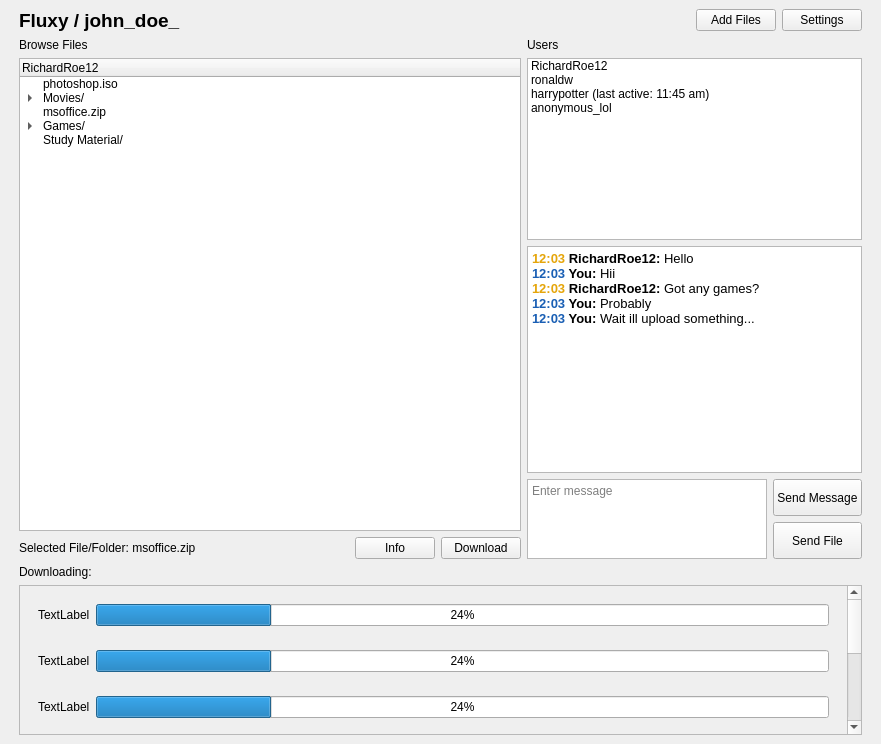
<?xml version="1.0" encoding="UTF-8"?>
<ui version="4.0">
 <class>MainWindow</class>
 <widget class="QMainWindow" name="MainWindow">
  <property name="geometry">
   <rect>
    <x>0</x>
    <y>0</y>
    <width>881</width>
    <height>744</height>
   </rect>
  </property>
  <property name="sizePolicy">
   <sizepolicy hsizetype="Preferred" vsizetype="Minimum">
    <horstretch>0</horstretch>
    <verstretch>0</verstretch>
   </sizepolicy>
  </property>
  <property name="windowTitle">
   <string>Fluxy</string>
  </property>
  <property name="unifiedTitleAndToolBarOnMac">
   <bool>false</bool>
  </property>
  <widget class="QWidget" name="centralwidget">
   <layout class="QVBoxLayout" name="verticalLayout_4">
    <item>
     <layout class="QVBoxLayout" name="verticalLayout">
      <property name="sizeConstraint">
       <enum>QLayout::SetMaximumSize</enum>
      </property>
      <property name="leftMargin">
       <number>10</number>
      </property>
      <property name="topMargin">
       <number>0</number>
      </property>
      <property name="rightMargin">
       <number>10</number>
      </property>
      <item>
       <layout class="QHBoxLayout" name="Buttons" stretch="0,0,0,0">
        <property name="spacing">
         <number>6</number>
        </property>
        <property name="sizeConstraint">
         <enum>QLayout::SetDefaultConstraint</enum>
        </property>
        <item>
         <widget class="QLabel" name="label_3">
          <property name="sizePolicy">
           <sizepolicy hsizetype="Preferred" vsizetype="Preferred">
            <horstretch>0</horstretch>
            <verstretch>0</verstretch>
           </sizepolicy>
          </property>
          <property name="font">
           <font>
            <pointsize>14</pointsize>
            <weight>75</weight>
            <bold>true</bold>
           </font>
          </property>
          <property name="text">
           <string>Fluxy / john_doe_</string>
          </property>
          <property name="margin">
           <number>0</number>
          </property>
         </widget>
        </item>
        <item>
         <spacer name="horizontalSpacer">
          <property name="orientation">
           <enum>Qt::Horizontal</enum>
          </property>
          <property name="sizeHint" stdset="0">
           <size>
            <width>40</width>
            <height>20</height>
           </size>
          </property>
         </spacer>
        </item>
        <item>
         <widget class="QPushButton" name="pushButton_2">
          <property name="text">
           <string>Add Files</string>
          </property>
         </widget>
        </item>
        <item>
         <widget class="QPushButton" name="pushButton">
          <property name="text">
           <string>Settings</string>
          </property>
         </widget>
        </item>
       </layout>
      </item>
      <item>
       <layout class="QHBoxLayout" name="Content" stretch="3,2">
        <item>
         <layout class="QVBoxLayout" name="Files" stretch="0,2,0">
          <item>
           <widget class="QLabel" name="label">
            <property name="text">
             <string>Browse Files</string>
            </property>
           </widget>
          </item>
          <item>
           <widget class="QTreeWidget" name="treeWidget">
            <attribute name="headerVisible">
             <bool>true</bool>
            </attribute>
            <column>
             <property name="text">
              <string>RichardRoe12</string>
             </property>
            </column>
            <item>
             <property name="text">
              <string>photoshop.iso</string>
             </property>
            </item>
            <item>
             <property name="text">
              <string>Movies/</string>
             </property>
             <item>
              <property name="text">
               <string>The Matrix.mov</string>
              </property>
             </item>
             <item>
              <property name="text">
               <string>Forrest Gump.mp4</string>
              </property>
             </item>
             <item>
              <property name="text">
               <string>Django.mp4</string>
              </property>
             </item>
            </item>
            <item>
             <property name="text">
              <string>msoffice.zip</string>
             </property>
            </item>
            <item>
             <property name="text">
              <string>Games/</string>
             </property>
             <item>
              <property name="text">
               <string>NFS/</string>
              </property>
             </item>
             <item>
              <property name="text">
               <string>nfsmostwanted.zip</string>
              </property>
             </item>
             <item>
              <property name="text">
               <string>TLauncher.zip</string>
              </property>
             </item>
             <item>
              <property name="text">
               <string>GTA-V.iso</string>
              </property>
             </item>
            </item>
            <item>
             <property name="text">
              <string>Study Material/</string>
             </property>
            </item>
           </widget>
          </item>
          <item>
           <layout class="QHBoxLayout" name="horizontalLayout_2">
            <item>
             <widget class="QLabel" name="label_4">
              <property name="text">
               <string>Selected File/Folder: msoffice.zip</string>
              </property>
             </widget>
            </item>
            <item>
             <spacer name="horizontalSpacer_2">
              <property name="orientation">
               <enum>Qt::Horizontal</enum>
              </property>
              <property name="sizeHint" stdset="0">
               <size>
                <width>40</width>
                <height>20</height>
               </size>
              </property>
             </spacer>
            </item>
            <item>
             <widget class="QPushButton" name="pushButton_5">
              <property name="enabled">
               <bool>true</bool>
              </property>
              <property name="text">
               <string>Info</string>
              </property>
             </widget>
            </item>
            <item>
             <widget class="QPushButton" name="pushButton_4">
              <property name="enabled">
               <bool>true</bool>
              </property>
              <property name="text">
               <string>Download</string>
              </property>
             </widget>
            </item>
           </layout>
          </item>
         </layout>
        </item>
        <item>
         <layout class="QVBoxLayout" name="Users" stretch="0,4,0,1">
          <property name="sizeConstraint">
           <enum>QLayout::SetDefaultConstraint</enum>
          </property>
          <item>
           <widget class="QLabel" name="label_2">
            <property name="text">
             <string>Users</string>
            </property>
           </widget>
          </item>
          <item>
           <widget class="QListWidget" name="listWidget">
            <property name="sortingEnabled">
             <bool>false</bool>
            </property>
            <item>
             <property name="text">
              <string>RichardRoe12</string>
             </property>
             <property name="icon">
              <iconset resource="res/userstatus.qrc">
               <normaloff>:/res/earth.png</normaloff>:/res/earth.png</iconset>
             </property>
            </item>
            <item>
             <property name="text">
              <string>ronaldw</string>
             </property>
             <property name="icon">
              <iconset resource="res/userstatus.qrc">
               <normaloff>:/res/earth.png</normaloff>:/res/earth.png</iconset>
             </property>
            </item>
            <item>
             <property name="text">
              <string>harrypotter (last active: 11:45 am)</string>
             </property>
             <property name="icon">
              <iconset resource="res/userstatus.qrc">
               <normaloff>:/res/web-off.png</normaloff>:/res/web-off.png</iconset>
             </property>
            </item>
            <item>
             <property name="text">
              <string>anonymous_lol</string>
             </property>
             <property name="icon">
              <iconset resource="res/userstatus.qrc">
               <normaloff>:/res/earth.png</normaloff>:/res/earth.png</iconset>
             </property>
            </item>
           </widget>
          </item>
          <item>
           <widget class="QTextEdit" name="textEdit">
            <property name="sizePolicy">
             <sizepolicy hsizetype="Expanding" vsizetype="Minimum">
              <horstretch>0</horstretch>
              <verstretch>5</verstretch>
             </sizepolicy>
            </property>
            <property name="minimumSize">
             <size>
              <width>0</width>
              <height>0</height>
             </size>
            </property>
            <property name="html">
             <string>&lt;!DOCTYPE HTML PUBLIC &quot;-//W3C//DTD HTML 4.0//EN&quot; &quot;http://www.w3.org/TR/REC-html40/strict.dtd&quot;&gt;
&lt;html&gt;&lt;head&gt;&lt;meta name=&quot;qrichtext&quot; content=&quot;1&quot; /&gt;&lt;style type=&quot;text/css&quot;&gt;
p, li { white-space: pre-wrap; }
&lt;/style&gt;&lt;/head&gt;&lt;body style=&quot; font-family:'Noto Sans'; font-size:10pt; font-weight:400; font-style:normal;&quot;&gt;
&lt;p style=&quot; margin-top:0px; margin-bottom:0px; margin-left:0px; margin-right:0px; -qt-block-indent:0; text-indent:0px;&quot;&gt;&lt;span style=&quot; font-weight:600; color:#e5a50a;&quot;&gt;12:03&lt;/span&gt;&lt;span style=&quot; font-weight:600;&quot;&gt; RichardRoe12: &lt;/span&gt;Hello&lt;/p&gt;
&lt;p style=&quot; margin-top:0px; margin-bottom:0px; margin-left:0px; margin-right:0px; -qt-block-indent:0; text-indent:0px;&quot;&gt;&lt;span style=&quot; font-weight:600; color:#1a5fb4;&quot;&gt;12:03&lt;/span&gt;&lt;span style=&quot; font-weight:600;&quot;&gt; You: &lt;/span&gt;Hii&lt;/p&gt;
&lt;p style=&quot; margin-top:0px; margin-bottom:0px; margin-left:0px; margin-right:0px; -qt-block-indent:0; text-indent:0px;&quot;&gt;&lt;span style=&quot; font-weight:600; color:#e5a50a;&quot;&gt;12:03&lt;/span&gt;&lt;span style=&quot; font-weight:600;&quot;&gt; RichardRoe12: &lt;/span&gt;Got any games?&lt;/p&gt;
&lt;p style=&quot; margin-top:0px; margin-bottom:0px; margin-left:0px; margin-right:0px; -qt-block-indent:0; text-indent:0px;&quot;&gt;&lt;span style=&quot; font-weight:600; color:#1a5fb4;&quot;&gt;12:03&lt;/span&gt;&lt;span style=&quot; font-weight:600;&quot;&gt; You: &lt;/span&gt;Probably&lt;/p&gt;
&lt;p style=&quot; margin-top:0px; margin-bottom:0px; margin-left:0px; margin-right:0px; -qt-block-indent:0; text-indent:0px;&quot;&gt;&lt;span style=&quot; font-weight:600; color:#1a5fb4;&quot;&gt;12:03&lt;/span&gt;&lt;span style=&quot; font-weight:600;&quot;&gt; You: &lt;/span&gt;Wait ill upload something...&lt;/p&gt;&lt;/body&gt;&lt;/html&gt;</string>
            </property>
            <property name="textInteractionFlags">
             <set>Qt::TextSelectableByMouse</set>
            </property>
           </widget>
          </item>
          <item>
           <layout class="QHBoxLayout" name="horizontalLayout">
            <property name="sizeConstraint">
             <enum>QLayout::SetDefaultConstraint</enum>
            </property>
            <item>
             <widget class="QPlainTextEdit" name="plainTextEdit">
              <property name="enabled">
               <bool>true</bool>
              </property>
              <property name="sizePolicy">
               <sizepolicy hsizetype="Expanding" vsizetype="Minimum">
                <horstretch>0</horstretch>
                <verstretch>0</verstretch>
               </sizepolicy>
              </property>
              <property name="maximumSize">
               <size>
                <width>16777215</width>
                <height>80</height>
               </size>
              </property>
              <property name="placeholderText">
               <string>Enter message</string>
              </property>
             </widget>
            </item>
            <item>
             <layout class="QVBoxLayout" name="verticalLayout_6">
              <item>
               <widget class="QPushButton" name="pushButton_3">
                <property name="sizePolicy">
                 <sizepolicy hsizetype="Minimum" vsizetype="Minimum">
                  <horstretch>0</horstretch>
                  <verstretch>0</verstretch>
                 </sizepolicy>
                </property>
                <property name="text">
                 <string>Send Message</string>
                </property>
               </widget>
              </item>
              <item>
               <widget class="QPushButton" name="pushButton_6">
                <property name="sizePolicy">
                 <sizepolicy hsizetype="Minimum" vsizetype="Minimum">
                  <horstretch>0</horstretch>
                  <verstretch>0</verstretch>
                 </sizepolicy>
                </property>
                <property name="text">
                 <string>Send File</string>
                </property>
               </widget>
              </item>
             </layout>
            </item>
           </layout>
          </item>
         </layout>
        </item>
       </layout>
      </item>
      <item>
       <widget class="QLabel" name="label_12">
        <property name="text">
         <string>Downloading:</string>
        </property>
       </widget>
      </item>
      <item>
       <widget class="QScrollArea" name="scrollArea">
        <property name="sizePolicy">
         <sizepolicy hsizetype="Expanding" vsizetype="Preferred">
          <horstretch>0</horstretch>
          <verstretch>0</verstretch>
         </sizepolicy>
        </property>
        <property name="maximumSize">
         <size>
          <width>16777215</width>
          <height>150</height>
         </size>
        </property>
        <property name="widgetResizable">
         <bool>true</bool>
        </property>
        <widget class="QWidget" name="scrollAreaWidgetContents">
         <property name="geometry">
          <rect>
           <x>0</x>
           <y>0</y>
           <width>831</width>
           <height>328</height>
          </rect>
         </property>
         <layout class="QVBoxLayout" name="verticalLayout_5">
          <item>
           <widget class="QWidget" name="widget_6" native="true">
            <property name="sizePolicy">
             <sizepolicy hsizetype="Preferred" vsizetype="Fixed">
              <horstretch>0</horstretch>
              <verstretch>0</verstretch>
             </sizepolicy>
            </property>
            <property name="minimumSize">
             <size>
              <width>0</width>
              <height>40</height>
             </size>
            </property>
            <property name="maximumSize">
             <size>
              <width>16777215</width>
              <height>40</height>
             </size>
            </property>
            <layout class="QHBoxLayout" name="horizontalLayout_8">
             <item>
              <widget class="QLabel" name="label_10">
               <property name="text">
                <string>TextLabel</string>
               </property>
              </widget>
             </item>
             <item>
              <widget class="QProgressBar" name="progressBar_6">
               <property name="value">
                <number>24</number>
               </property>
              </widget>
             </item>
            </layout>
           </widget>
          </item>
          <item>
           <widget class="QWidget" name="widget_3" native="true">
            <property name="sizePolicy">
             <sizepolicy hsizetype="Preferred" vsizetype="Fixed">
              <horstretch>0</horstretch>
              <verstretch>0</verstretch>
             </sizepolicy>
            </property>
            <property name="minimumSize">
             <size>
              <width>0</width>
              <height>40</height>
             </size>
            </property>
            <property name="maximumSize">
             <size>
              <width>16777215</width>
              <height>40</height>
             </size>
            </property>
            <layout class="QHBoxLayout" name="horizontalLayout_5">
             <item>
              <widget class="QLabel" name="label_7">
               <property name="text">
                <string>TextLabel</string>
               </property>
              </widget>
             </item>
             <item>
              <widget class="QProgressBar" name="progressBar_3">
               <property name="value">
                <number>24</number>
               </property>
              </widget>
             </item>
            </layout>
           </widget>
          </item>
          <item>
           <widget class="QWidget" name="widget_4" native="true">
            <property name="sizePolicy">
             <sizepolicy hsizetype="Preferred" vsizetype="Fixed">
              <horstretch>0</horstretch>
              <verstretch>0</verstretch>
             </sizepolicy>
            </property>
            <property name="minimumSize">
             <size>
              <width>0</width>
              <height>40</height>
             </size>
            </property>
            <property name="maximumSize">
             <size>
              <width>16777215</width>
              <height>40</height>
             </size>
            </property>
            <layout class="QHBoxLayout" name="horizontalLayout_6">
             <item>
              <widget class="QLabel" name="label_8">
               <property name="text">
                <string>TextLabel</string>
               </property>
              </widget>
             </item>
             <item>
              <widget class="QProgressBar" name="progressBar_4">
               <property name="value">
                <number>24</number>
               </property>
              </widget>
             </item>
            </layout>
           </widget>
          </item>
          <item alignment="Qt::AlignTop">
           <widget class="QWidget" name="widget" native="true">
            <property name="sizePolicy">
             <sizepolicy hsizetype="Preferred" vsizetype="Fixed">
              <horstretch>0</horstretch>
              <verstretch>0</verstretch>
             </sizepolicy>
            </property>
            <property name="minimumSize">
             <size>
              <width>0</width>
              <height>40</height>
             </size>
            </property>
            <property name="maximumSize">
             <size>
              <width>16777215</width>
              <height>40</height>
             </size>
            </property>
            <layout class="QHBoxLayout" name="horizontalLayout_3">
             <item>
              <widget class="QLabel" name="label_5">
               <property name="text">
                <string>TextLabel</string>
               </property>
              </widget>
             </item>
             <item>
              <widget class="QProgressBar" name="progressBar">
               <property name="value">
                <number>24</number>
               </property>
              </widget>
             </item>
            </layout>
           </widget>
          </item>
          <item>
           <widget class="QWidget" name="widget_5" native="true">
            <property name="sizePolicy">
             <sizepolicy hsizetype="Preferred" vsizetype="Fixed">
              <horstretch>0</horstretch>
              <verstretch>0</verstretch>
             </sizepolicy>
            </property>
            <property name="minimumSize">
             <size>
              <width>0</width>
              <height>40</height>
             </size>
            </property>
            <property name="maximumSize">
             <size>
              <width>16777215</width>
              <height>40</height>
             </size>
            </property>
            <layout class="QHBoxLayout" name="horizontalLayout_7">
             <item>
              <widget class="QLabel" name="label_9">
               <property name="text">
                <string>TextLabel</string>
               </property>
              </widget>
             </item>
             <item>
              <widget class="QProgressBar" name="progressBar_5">
               <property name="value">
                <number>24</number>
               </property>
              </widget>
             </item>
            </layout>
           </widget>
          </item>
          <item>
           <widget class="QWidget" name="widget_2" native="true">
            <property name="sizePolicy">
             <sizepolicy hsizetype="Preferred" vsizetype="Fixed">
              <horstretch>0</horstretch>
              <verstretch>0</verstretch>
             </sizepolicy>
            </property>
            <property name="minimumSize">
             <size>
              <width>0</width>
              <height>40</height>
             </size>
            </property>
            <property name="maximumSize">
             <size>
              <width>16777215</width>
              <height>40</height>
             </size>
            </property>
            <layout class="QHBoxLayout" name="horizontalLayout_4">
             <item>
              <widget class="QLabel" name="label_6">
               <property name="text">
                <string>TextLabel</string>
               </property>
              </widget>
             </item>
             <item>
              <widget class="QProgressBar" name="progressBar_2">
               <property name="value">
                <number>24</number>
               </property>
              </widget>
             </item>
            </layout>
           </widget>
          </item>
          <item alignment="Qt::AlignTop">
           <widget class="QWidget" name="widget_7" native="true">
            <property name="sizePolicy">
             <sizepolicy hsizetype="Preferred" vsizetype="Fixed">
              <horstretch>0</horstretch>
              <verstretch>0</verstretch>
             </sizepolicy>
            </property>
            <property name="minimumSize">
             <size>
              <width>0</width>
              <height>40</height>
             </size>
            </property>
            <property name="maximumSize">
             <size>
              <width>16777215</width>
              <height>40</height>
             </size>
            </property>
            <layout class="QHBoxLayout" name="horizontalLayout_9">
             <item>
              <widget class="QLabel" name="label_11">
               <property name="text">
                <string>TextLabel</string>
               </property>
              </widget>
             </item>
             <item>
              <widget class="QProgressBar" name="progressBar_7">
               <property name="value">
                <number>24</number>
               </property>
              </widget>
             </item>
            </layout>
           </widget>
          </item>
         </layout>
        </widget>
       </widget>
      </item>
     </layout>
    </item>
   </layout>
  </widget>
 </widget>
 <resources>
  <include location="res/userstatus.qrc"/>
 </resources>
 <connections/>
</ui>
